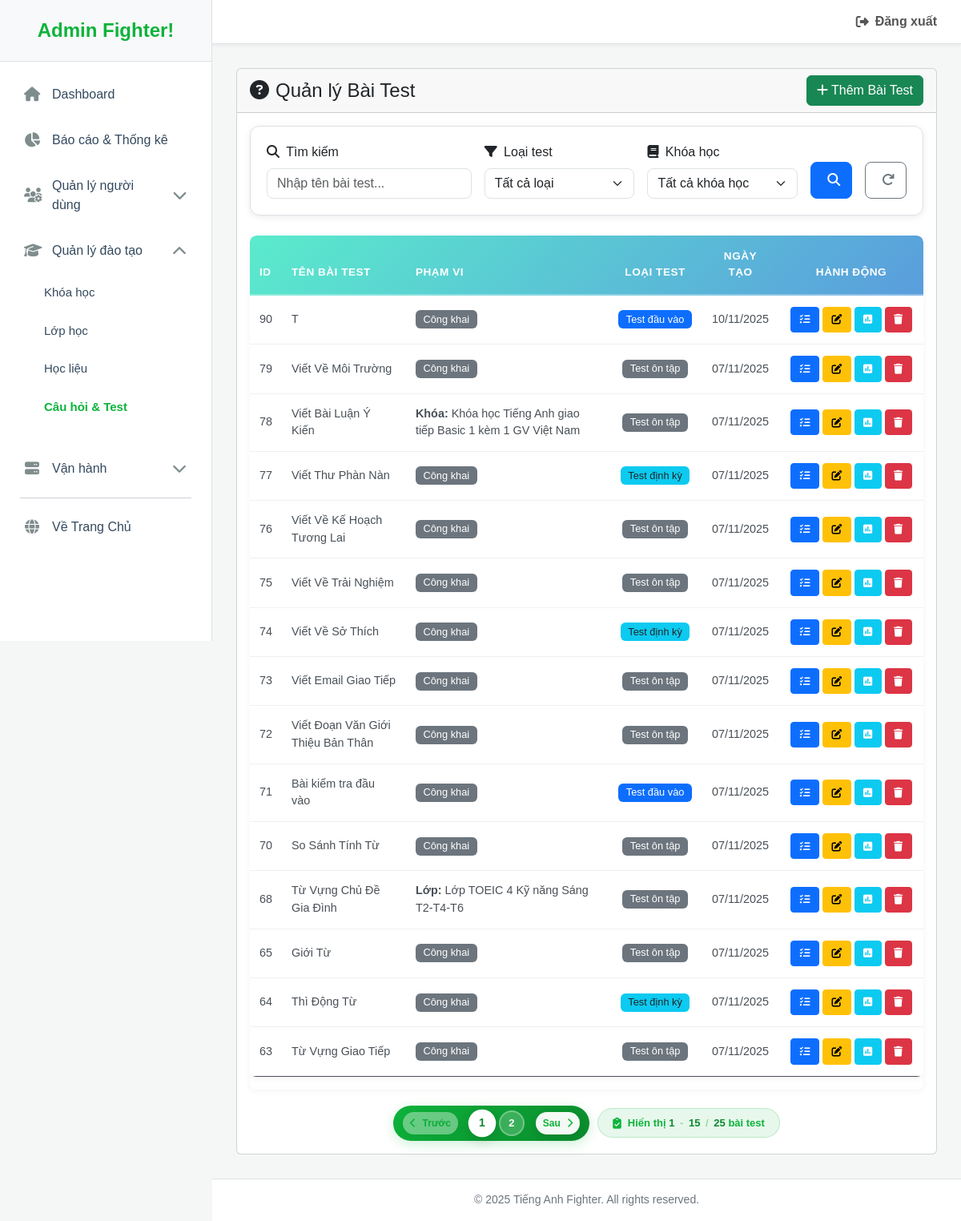
The page /admin/admin.php?nav=question (signed in) on the database its author committed.
### tables this page shows
CREATE TABLE `baitest` (
  `id_baitest` int(11) NOT NULL,
  `id_khoahoc` int(11) DEFAULT NULL,
  `id_lop` varchar(50) DEFAULT NULL,
  `ten_baitest` varchar(100) DEFAULT NULL,
  `loai_baitest` enum('dau_vao','dinh_ky','on_tap') NOT NULL DEFAULT 'on_tap',
  `thoi_gian` int(11) DEFAULT NULL,
  `ngay_tao` datetime DEFAULT NULL
);

CREATE TABLE `khoahoc` (
  `id_khoahoc` int(11) NOT NULL,
  `ten_khoahoc` varchar(100) DEFAULT NULL,
  `mo_ta` text DEFAULT NULL,
  `thoi_gian` int(11) DEFAULT NULL COMMENT 'Thời lượng khóa học (tính bằng số buổi)',
  `chi_phi` int(11) DEFAULT NULL,
  `hinh_anh` varchar(255) DEFAULT NULL,
  `danh_gia_tb` decimal(3,2) DEFAULT NULL,
  `cap_do` varchar(50) DEFAULT NULL COMMENT 'Cấp độ của khóa học (Beginner, Intermediate, IELTS 5.0+,...)'
);

CREATE TABLE `lop_hoc` (
  `id_lop` varchar(50) NOT NULL,
  `id_khoahoc` int(11) NOT NULL,
  `ten_lop` varchar(100) NOT NULL,
  `id_giangvien` int(11) DEFAULT NULL COMMENT 'Giảng viên trực tiếp đứng lớp',
  `so_luong_hoc_vien` int(11) DEFAULT 0,
  `trang_thai` enum('dang hoc','da xong') DEFAULT 'dang hoc'
);

### admin/modules/cauhoi/question.php (the view, shortened to what this page needs)
<?php
$search_query = isset($_GET['search']) ? trim($_GET['search']) : '';
$tests_per_page = 15;
$current_page = isset($_GET['test_page']) ? max(1, intval($_GET['test_page'])) : 1;
$offset = ($current_page - 1) * $tests_per_page;
$where_conditions = [];
$params = [];
$types = "";
$where_clause = !empty($where_conditions) ? "WHERE " . implode(" AND ", $where_conditions) : "";
$sql_count = "SELECT COUNT(*) as total FROM baitest bt $where_clause";
if (!empty($params)) {
    $stmt_count = $conn->prepare($sql_count);
    $stmt_count->bind_param($types, ...$params);
    $stmt_count->execute();
    $count_result = $stmt_count->get_result();
    $total_tests = $count_result->fetch_assoc()['total'];
    $stmt_count->close();
} else {
    $count_result = $conn->query($sql_count);
    $total_tests = $count_result->fetch_assoc()['total'];
}
$total_pages = ceil($total_tests / $tests_per_page);
$sql = "SELECT bt.id_baitest, bt.ten_baitest, bt.ngay_tao, bt.loai_baitest, kh.ten_khoahoc, lh.ten_lop
        FROM baitest bt
        LEFT JOIN khoahoc kh ON bt.id_khoahoc = kh.id_khoahoc
        LEFT JOIN lop_hoc lh ON bt.id_lop = lh.id_lop
        $where_clause
        ORDER BY bt.id_baitest DESC
        LIMIT ? OFFSET ?";
if (!empty($params)) {
    $stmt = $conn->prepare($sql);
    $params[] = $tests_per_page;
    $params[] = $offset;
    $types .= "ii";
    $stmt->bind_param($types, ...$params);
    $stmt->execute();
    $result = $stmt->get_result();
} else {
    $sql_with_limit = "SELECT bt.id_baitest, bt.ten_baitest, bt.ngay_tao, bt.loai_baitest, kh.ten_khoahoc, lh.ten_lop
            FROM baitest bt
            LEFT JOIN khoahoc kh ON bt.id_khoahoc = kh.id_khoahoc
            LEFT JOIN lop_hoc lh ON bt.id_lop = lh.id_lop
            ORDER BY bt.id_baitest DESC
            LIMIT {$tests_per_page} OFFSET {$offset}";
    $result = $conn->query($sql_with_limit);
}
function get_test_type_badge($type)
{
    switch ($type) {
        case 'dau_vao':
            return '<span class="badge bg-primary">Test đầu vào</span>';
        case 'dinh_ky':
            return '<span class="badge bg-info text-dark">Test định kỳ</span>';
        case 'on_tap':
            return '<span class="badge bg-secondary">Test ôn tập</span>';
    }
}
?>
<div class="card animated-card">
    <div class="card-header">
        <div class="d-flex justify-content-between align-items-center">
            <h4 class="mb-0"><i class="fa-solid fa-circle-question me-2"></i>Quản lý Bài Test</h4>
            <button class="btn btn-success" data-bs-toggle="modal" data-bs-target="#addTestModal"><i class="fa-solid fa-plus"></i> Thêm Bài Test</button>
        </div>
    </div>
    <div class="card-body">
        <div class="search-filter-bar">
            <form method="GET" class="row g-3 align-items-end">
                <div class="col-md-4">
                    <label for="search" class="form-label"><i class="fas fa-search me-1"></i> Tìm kiếm</label>
                    <input type="text" name="search" id="search" class="form-control"
                        placeholder="Nhập tên bài test..."
                        value="<?php echo htmlspecialchars($search_query); ?>">
                </div>
                <div class="col-md-3">
                    <label for="test_type" class="form-label"><i class="fas fa-filter me-1"></i> Loại test</label>
                    <select name="test_type" id="test_type" class="form-select">
                        <option value="">Tất cả loại</option>
                    </select>
                </div>
                <div class="col-md-3">
                    <label for="course_id" class="form-label"><i class="fas fa-book me-1"></i> Khóa học</label>
                    <select name="course_id" id="course_id" class="form-select">
                        <option value="">Tất cả khóa học</option>
                    </select>
                </div>
                <div class="col-md-1">
                    <button type="submit" class="btn btn-primary w-100">
                        <i class="fas fa-search"></i>
                    </button>
                </div>
                <div class="col-md-1">
                    <a href="?nav=question" class="btn btn-outline-secondary w-100" title="Đặt lại">
                        <i class="fas fa-redo"></i>
                    </a>
                </div>
            </form>
        </div>
        <?php if ($result->num_rows > 0): ?>
            <div class="table-responsive">
                <table class="table table-hover align-middle">
                    <thead class="table-dark">
                        <tr>
                            <th>ID</th>
                            <th>Tên Bài Test</th>
                            <th>Phạm vi</th>
                            <th class="text-center">Loại Test</th>
                            <th class="text-center">Ngày Tạo</th>
                            <th class="text-center" style="min-width: 180px;">Hành động</th>
                        </tr>
                    </thead>
                    <tbody>
                        <?php
                        $index = 0;
                        while ($row = $result->fetch_assoc()):
                            $scope = '<span class="badge bg-secondary">Công khai</span>';
                            if ($row['ten_lop']) {
                                $scope = '<strong>Lớp:</strong> ' . htmlspecialchars($row['ten_lop']);
                            } elseif ($row['ten_khoahoc']) {
                                $scope = '<strong>Khóa:</strong> ' . htmlspecialchars($row['ten_khoahoc']);
                            }
                        ?>
                            <tr class="animated-row" style="animation-delay: <?php echo $index++ * 50; ?>ms;">
                                <td><?php echo $row['id_baitest']; ?></td>
                                <td><?php echo htmlspecialchars($row['ten_baitest']); ?></td>
                                <td><?php echo $scope; ?></td>
                                <td class="text-center"><?php echo get_test_type_badge($row['loai_baitest']); ?></td>
                                <td class="text-center"><?php echo date("d/m/Y", strtotime($row['ngay_tao'])); ?></td>
                                <td class="text-center">
                                    <a href="./admin.php?nav=ds_cauhoi&id_baitest=<?php echo $row['id_baitest']; ?>" class="btn btn-primary btn-sm" title="Quản lý câu hỏi"><i class="fa-solid fa-list-check"></i></a>
                                    <button onclick="openEditModal(<?php echo $row['id_baitest']; ?>)" class="btn btn-warning btn-sm" title="Sửa bài test"><i class="fa-solid fa-pen-to-square"></i></button>
                                    <a href="./admin.php?nav=kqhocvien&id_baitest=<?php echo $row['id_baitest']; ?>" class="btn btn-info btn-sm text-white" title="Xem kết quả"><i class="fa-solid fa-square-poll-vertical"></i></a>
                                    <button onclick="confirmDeleteTest(<?php echo $row['id_baitest']; ?>, '<?php echo htmlspecialchars(addslashes($row['ten_baitest'])); ?>')" class="btn btn-danger btn-sm" title="Xóa"><i class="fa-solid fa-trash"></i></button>
                                </td>
                            </tr>
                        <?php endwhile; ?>
                    </tbody>
                </table>
            </div>
            <?php if ($total_pages > 1): ?>
                <div class="test-pagination-container">
                    <div class="test-pagination">
                        <?php
                        $prev_link = "?nav=question&test_page=" . max(1, $current_page - 1);
                        ?>
                        <a href="<?php echo $prev_link; ?>"
                            class="test-pagination-btn <?php echo ($current_page <= 1) ? 'disabled' : ''; ?>">
                            <i class="fas fa-chevron-left"></i>
                            <span>Trước</span>
                        </a>
                        <div class="test-pagination-numbers">
                            <?php
                            $start_page = max(1, $current_page - 2);
                            $end_page = min($total_pages, $current_page + 2);
                            for ($i = $start_page; $i <= $end_page; $i++) {
                                $page_link = "?nav=question&test_page={$i}";
                                $active_class = ($i == $current_page) ? 'active' : '';
                                echo '<a href="' . $page_link . '" class="test-pagination-number ' . $active_class . '">' . $i . '</a>';
                            }
                            ?>
                        </div>
                        <?php
                        $next_link = "?nav=question&test_page=" . min($total_pages, $current_page + 1);
                        ?>
                        <a href="<?php echo $next_link; ?>"
                            class="test-pagination-btn <?php echo ($current_page >= $total_pages) ? 'disabled' : ''; ?>">
                            <span>Sau</span>
                            <i class="fas fa-chevron-right"></i>
                        </a>
                    </div>
                    <div class="test-pagination-info">
                        <i class="fas fa-clipboard-check"></i>
                        <span>
                            Hiển thị
                            <strong><?php echo min($offset + 1, $total_tests); ?></strong>
                            <span class="separator">-</span>
                            <strong><?php echo min($offset + $tests_per_page, $total_tests); ?></strong>
                            <span class="separator">/</span>
                            <strong><?php echo $total_tests; ?></strong>
                            bài test
                        </span>
                    </div>
                </div>
            <?php endif; ?>
        <?php endif; ?>
    </div>
</div>

### admin/css/admin.css (style rules this page uses)
:root { --brand-color: #0db33b; --brand-color-dark: #0a8a2c; --brand-color-light: #e7f7ec; --sidebar-bg: #ffffff; --sidebar-header-bg: #f8f9fa; --sidebar-text: #34495e; --sidebar-text-hover: #ffffff; --sidebar-icon-color: #7f8c8d; --sidebar-active-bg: var(--brand-color); --sidebar-hover-bg: #f1f1f1; --content-bg: #f4f7f6; --white-bg: #ffffff; --border-color: #dee2e6; --shadow: 0 4px 15px rgba(0, 0, 0, 0.07); }
body { margin: 0; font-family: Arial, sans-serif; background-color: var(--content-bg); }
a { text-decoration: none !important; }
.animated-card, .animated-row { opacity: 0; animation: fadeInUp 0.5s ease-out forwards; }
.table { border-collapse: separate; border-spacing: 0; background-color: var(--white-bg); border-radius: 8px; overflow: hidden; box-shadow: 0 2px 8px rgba(0, 0, 0, 0.05); }
.table thead.table-dark { background: linear-gradient(135deg, #5aebcc 0%, #5a9ddd 100%); color: white; }
.table thead.table-dark th { background: transparent; color: white; font-weight: 600; text-transform: uppercase; font-size: 0.85rem; letter-spacing: 0.5px; padding: 1rem 0.75rem; border-bottom: 2px solid rgba(255, 255, 255, 0.3); border-top: none; }
.table thead.table-dark th:first-child { border-top-left-radius: 8px; }
.table thead.table-dark th:last-child { border-top-right-radius: 8px; }
.table tbody tr { transition: all 0.3s ease; border-bottom: 1px solid #f0f0f0; }
.table tbody tr:last-child { border-bottom: none; }
.table tbody td { padding: 0.875rem 0.75rem; vertical-align: middle; color: #495057; font-size: 0.9rem; }
.table .badge { padding: 0.4em 0.75em; font-weight: 500; font-size: 0.8rem; }
.table .btn-sm { padding: 0.35rem 0.65rem; font-size: 0.8rem; border-radius: 4px; transition: all 0.2s ease; }
.table-responsive { border-radius: 8px; box-shadow: 0 2px 8px rgba(0, 0, 0, 0.05); }

### admin/modules/cauhoi/question.php (style rules this page uses)
.search-filter-bar { background-color: #fff; padding: 20px; border-radius: 12px; margin-bottom: 25px; box-shadow: 0 2px 8px rgba(0, 0, 0, 0.08); border: 1px solid #dee2e6; }
.search-filter-bar .form-control, .search-filter-bar .form-select { border-radius: 8px; border: 1px solid #dee2e6; }
.search-filter-bar .btn { border-radius: 8px; padding: 10px 20px; font-weight: 600; }
.test-pagination-container { display: flex; justify-content: center; align-items: center; gap: 10px; margin-top: 20px; }
.test-pagination { display: flex; align-items: center; gap: 6px; background: linear-gradient(135deg, #0db33b 0%, #0a8a2c 100%); padding: 6px 12px; border-radius: 50px; box-shadow: 0 4px 15px rgba(13, 179, 59, 0.2); }
.test-pagination-btn { display: flex; align-items: center; gap: 8px; padding: 5px 9px; background: rgba(255, 255, 255, 0.95); color: #0db33b; border: none; border-radius: 25px; font-size: 12px; font-weight: 600; text-decoration: none; cursor: pointer; transition: all 0.3s ease; box-shadow: 0 3px 10px rgba(0, 0, 0, 0.1); }
.test-pagination-btn.disabled { opacity: 0.4; cursor: not-allowed; pointer-events: none; }
.test-pagination-numbers { display: flex; align-items: center; gap: 5px; margin: 0 8px; }
.test-pagination-number { min-width: 32px; height: 32px; display: flex; align-items: center; justify-content: center; background: rgba(255, 255, 255, 0.2); color: #fff; border: 2px solid rgba(255, 255, 255, 0.3); border-radius: 50%; font-size: 13px; font-weight: 700; text-decoration: none; cursor: pointer; transition: all 0.3s ease; }
.test-pagination-number.active { background: #fff; color: #0a8a2c; border-color: #fff; transform: scale(1.08); box-shadow: 0 4px 15px rgba(0, 0, 0, 0.15); }
.test-pagination-info { display: flex; align-items: center; gap: 8px; padding: 8px 18px; background: var(--brand-color-light, #e7f7ec); border-radius: 20px; color: #0db33b; font-size: 13px; font-weight: 600; border: 1px solid rgba(13, 179, 59, 0.2); }
.test-pagination-info i { font-size: 14px; }
.test-pagination-info strong { color: #0a8a2c; font-size: 13px; }
.test-pagination-info .separator { margin: 0 3px; color: rgba(13, 179, 59, 0.4); }

### rows shown on the page
baitest: id_baitest "90", ten_baitest "T", loai_baitest "Test đầu vào", ngay_tao "10/11/2025"
baitest: id_baitest "79", ten_baitest "Viết Về Môi Trường", loai_baitest "Test ôn tập", ngay_tao "07/11/2025"
baitest: id_baitest "78", ten_baitest "Viết Bài Luận Ý Kiến", id_khoahoc.ten_khoahoc "Khóa học Tiếng Anh giao tiếp Basic 1 kèm 1 GV Việt Nam", loai_baitest "Test ôn tập", ngay_tao "07/11/2025"
baitest: id_baitest "77", ten_baitest "Viết Thư Phàn Nàn", loai_baitest "Test định kỳ", ngay_tao "07/11/2025"
baitest: id_baitest "76", ten_baitest "Viết Về Kế Hoạch Tương Lai", loai_baitest "Test ôn tập", ngay_tao "07/11/2025"
baitest: id_baitest "75", ten_baitest "Viết Về Trải Nghiệm", loai_baitest "Test ôn tập", ngay_tao "07/11/2025"
baitest: id_baitest "74", ten_baitest "Viết Về Sở Thích", loai_baitest "Test định kỳ", ngay_tao "07/11/2025"
baitest: id_baitest "73", ten_baitest "Viết Email Giao Tiếp", loai_baitest "Test ôn tập", ngay_tao "07/11/2025"
baitest: id_baitest "72", ten_baitest "Viết Đoạn Văn Giới Thiệu Bản Thân", loai_baitest "Test ôn tập", ngay_tao "07/11/2025"
baitest: id_baitest "71", ten_baitest "Bài kiểm tra đầu vào", loai_baitest "Test đầu vào", ngay_tao "07/11/2025"
baitest: id_baitest "70", ten_baitest "So Sánh Tính Từ", loai_baitest "Test ôn tập", ngay_tao "07/11/2025"
baitest: id_baitest "68", ten_baitest "Từ Vựng Chủ Đề Gia Đình", id_lop.ten_lop "Lớp TOEIC 4 Kỹ năng Sáng T2-T4-T6", loai_baitest "Test ôn tập", ngay_tao "07/11/2025"
baitest: id_baitest "65", ten_baitest "Giới Từ", loai_baitest "Test ôn tập", ngay_tao "07/11/2025"
baitest: id_baitest "64", ten_baitest "Thì Động Từ", loai_baitest "Test định kỳ", ngay_tao "07/11/2025"
baitest: id_baitest "63", ten_baitest "Từ Vựng Giao Tiếp", loai_baitest "Test ôn tập", ngay_tao "07/11/2025"

### other values the page prints
min($offset + 1, $total_tests) "1"
min($offset + $tests_per_page, $total_tests) "15"
$total_tests "25"
